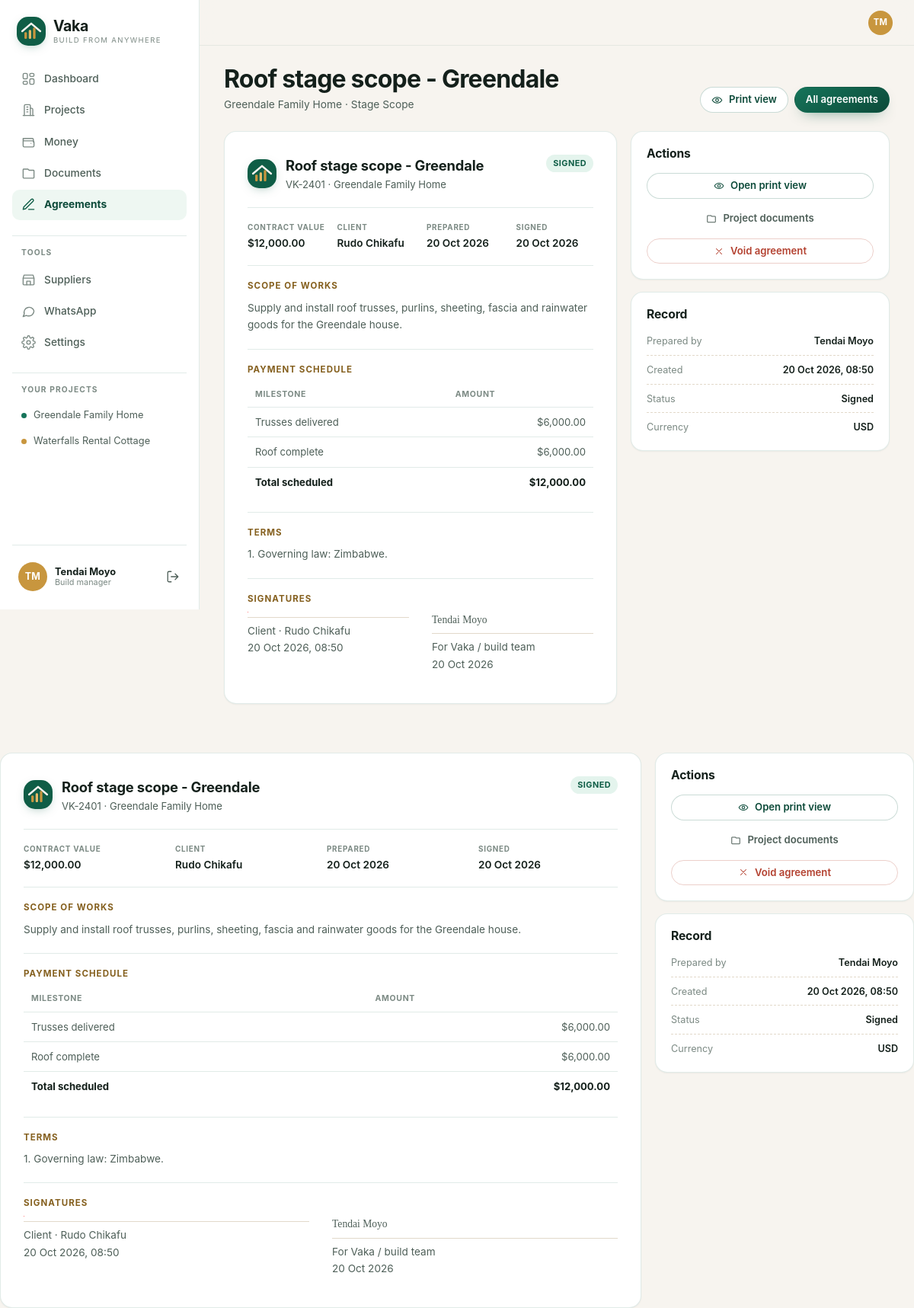
Page /app/agreements/989db2816b924ff3a33d (signed in) on the committed database.
### tables this page shows
CREATE TABLE projects (
  id TEXT PRIMARY KEY,
  code TEXT NOT NULL UNIQUE,
  name TEXT NOT NULL,
  description TEXT,
  owner_id TEXT NOT NULL REFERENCES users(id) ON DELETE CASCADE,
  manager_id TEXT REFERENCES users(id),
  city TEXT DEFAULT 'Harare',
  suburb TEXT,
  stand_number TEXT,
  status TEXT NOT NULL DEFAULT 'planning',
  budget_cents INTEGER NOT NULL DEFAULT 0,
  start_date TEXT,
  target_date TEXT,
  created_at TEXT NOT NULL,
  updated_at TEXT NOT NULL
);

CREATE TABLE users (
  id TEXT PRIMARY KEY,
  name TEXT NOT NULL,
  email TEXT NOT NULL UNIQUE,
  password_hash TEXT NOT NULL,
  role TEXT NOT NULL DEFAULT 'client',
  phone TEXT,
  country TEXT,
  avatar_color TEXT NOT NULL DEFAULT '#0F5D46',
  created_at TEXT NOT NULL
);

CREATE TABLE agreements (
  id TEXT PRIMARY KEY,
  project_id TEXT NOT NULL REFERENCES projects(id) ON DELETE CASCADE,
  type TEXT NOT NULL DEFAULT 'build_contract',
  title TEXT NOT NULL,
  contract_value_cents INTEGER NOT NULL DEFAULT 0,
  currency TEXT NOT NULL DEFAULT 'USD',
  scope TEXT NOT NULL,
  terms TEXT NOT NULL,
  payment_schedule TEXT NOT NULL DEFAULT '[]',
  client_name TEXT NOT NULL,
  client_signature TEXT,
  signed_at TEXT,
  status TEXT NOT NULL DEFAULT 'draft',
  created_by TEXT NOT NULL REFERENCES users(id),
  created_at TEXT NOT NULL
);

### routes_agreements.py (the view)
@bp.get("/app/agreements/<agreement_id>")
@login_required
def detail(agreement_id):
    agreement = query("SELECT * FROM agreements WHERE id = ?", (agreement_id,), one=True)
    if not agreement:
        abort(404)
    project = require_project(agreement["project_id"])
    try:
        schedule = json.loads(agreement["payment_schedule"] or "[]")
    except json.JSONDecodeError:
        schedule = []
    return render_template(
        "app/agreement_detail.html",
        title=agreement["title"],
        active="agreements",
        projects=accessible_projects(g.user),
        project=project,
        agreement=agreement,
        schedule=schedule,
        scheduled_total=sum(item.get("amountCents", 0) for item in schedule),
    )

### auth.py (called while the page is built, shortened)
def load_user():
    user_id = session.get("uid")
    g.user = (
        query(
            """SELECT id, name, email, role, phone, country, avatar_color, created_at
               FROM users WHERE id = ?""",
            (user_id,),
            one=True,
        )
        if user_id
        else None
    )

def csrf_token() -> str:
    token = session.get("csrf")
    if not token:
        token = secrets.token_urlsafe(32)
        session["csrf"] = token
    return token

def verify_csrf():
    if request.method not in {"POST", "PUT", "PATCH", "DELETE"}:
        return

def login_required(view):
    @wraps(view)
    def wrapped(*args, **kwargs):
        if g.user is None:
            return redirect(url_for("auth.login", next=request.full_path.rstrip("?")))
        return view(*args, **kwargs)
    return wrapped

def can_manage_project(user, project) -> bool:
    if not user or not project:
        return False
    return user["role"] == "admin" or project["owner_id"] == user["id"] or project["manager_id"] == user["id"]

def accessible_projects(user):
    if not user:
        return []
    if user["role"] == "admin":
        return query("SELECT * FROM projects ORDER BY created_at DESC")
    return query(
        """SELECT * FROM projects
           WHERE owner_id = ? OR manager_id = ?
           ORDER BY created_at DESC""",
        (user["id"], user["id"]),
    )

def require_project(project_id: str):
    project = query("SELECT * FROM projects WHERE id = ?", (project_id,), one=True)
    if not project or not can_manage_project(g.user, project):
        abort(404)
    return project

def initials(name: str) -> str:
    parts = [part for part in (name or "").split() if part]
    return "".join(part[0].upper() for part in parts[:2])

### db.py (called while the page is built)
def get_db() -> sqlite3.Connection:
    if "db" not in g:
        connection = sqlite3.connect(
            current_app.config["DATABASE"],
            timeout=15,
            detect_types=sqlite3.PARSE_DECLTYPES,
        )
        connection.row_factory = sqlite3.Row
        connection.execute("PRAGMA foreign_keys = ON")
        connection.execute("PRAGMA journal_mode = WAL")
        g.db = connection
    return g.db

def query(sql: str, args=(), one: bool = False):
    cursor = get_db().execute(sql, args)
    rows = [dict(row) for row in cursor.fetchall()]
    cursor.close()
    if one:
        return rows[0] if rows else None
    return rows

### money.py (called while the page is built)
def format_money(cents: int | None) -> str:
    value = (cents or 0) / 100
    return f"${value:,.2f}"

### templates/app/agreement_detail.html (shortened to what this page needs)
{% extends "app/base.html" %}
{% block page_title %}{{ agreement.title }}{% endblock %}
{% block page_subtitle %}<p class="page-subtitle">{{ project.name }} · {{ agreement.type|replace('_', ' ')|title }}</p>{% endblock %}
{% block page_actions %}
  <a class="btn btn-outline btn-sm" href="{{ url_for('agreements.print_view', agreement_id=agreement.id) }}" target="_blank">{{ icon('eye', 15) }} Print view</a>
  <a class="btn btn-primary btn-sm" href="{{ url_for('agreements.index', project=project.id) }}">All agreements</a>
{% endblock %}
{% block content %}
<div class="detail-grid">
  <div class="detail-main">
    <div class="card contract-doc">
      <div class="contract-doc-head">
        <div class="contract-doc-brand">
          {{ logo_mark(38) }}
          <div>
            <p class="contract-doc-title">{{ agreement.title }}</p>
            <p class="muted small">{{ project.code }} · {{ project.name }}</p>
          </div>
        </div>
        {{ badge(agreement.status) }}
      </div>
      <dl class="contract-doc-meta">
        <div><dt>Contract value</dt><dd>{{ agreement.contract_value_cents|money }}</dd></div>
        <div><dt>Client</dt><dd>{{ agreement.client_name }}</dd></div>
        <div><dt>Prepared</dt><dd>{{ agreement.created_at|date }}</dd></div>
        <div><dt>Signed</dt><dd>{{ agreement.signed_at|date if agreement.signed_at else 'Not yet' }}</dd></div>
      </dl>
      <section class="contract-section">
        <h3>Scope of works</h3>
        <p class="pre-wrap">{{ agreement.scope }}</p>
      </section>
      <section class="contract-section">
        <h3>Payment schedule</h3>
        {% if schedule %}
          <table class="table">
            <thead><tr><th>Milestone</th><th class="align-right">Amount</th></tr></thead>
            <tbody>
              {% for item in schedule %}
                <tr>
                  <td>{{ item.label }}</td>
                  <td class="align-right">{{ item.amountCents|money }}</td>
                </tr>
              {% endfor %}
            </tbody>
            <tfoot>
              <tr>
                <td>Total scheduled</td>
                <td class="align-right {{ 'neg' if scheduled_total != agreement.contract_value_cents }}">{{ scheduled_total|money }}</td>
              </tr>
            </tfoot>
          </table>
        {% else %}
          <p class="muted">No milestones captured.</p>
        {% endif %}
      </section>
      <section class="contract-section">
        <h3>Terms</h3>
        <p class="pre-wrap">{{ agreement.terms }}</p>
      </section>
      <section class="contract-section">
        <h3>Signatures</h3>
        <div class="signature-grid">
          <div class="signature-block">
            <p class="signature-line">Client · {{ agreement.client_name }}</p>
            <p class="mini-meta">{{ agreement.signed_at|datetime if agreement.signed_at else '' }}</p>
          </div>
          <div class="signature-block">
            <p class="signature-name">{{ user.name }}</p>
            <p class="signature-line">For Vaka / build team</p>
            <p class="mini-meta">{{ agreement.created_at|date }}</p>
          </div>
        </div>
      </section>
    </div>
  </div>
  <aside class="detail-side">
    <div class="card">
      <div class="card-head"><h2>Actions</h2></div>
      <div class="stack-sm">
        <a class="btn btn-outline btn-block btn-sm" href="{{ url_for('agreements.print_view', agreement_id=agreement.id) }}" target="_blank">{{ icon('eye', 14) }} Open print view</a>
        <a class="btn btn-ghost btn-block btn-sm" href="{{ url_for('documents.index', project=project.id) }}">{{ icon('folder', 14) }} Project documents</a>
        {% if agreement.status != 'void' %}
          <form method="post" action="{{ url_for('agreements.void', agreement_id=agreement.id) }}" data-confirm="Mark this agreement as void? The record stays in the project log.">
            <button class="btn btn-danger-ghost btn-block btn-sm" type="submit">{{ icon('close', 14) }} Void agreement</button>
          </form>
        {% endif %}
      </div>
    </div>
    <div class="card">
      <div class="card-head"><h2>Record</h2></div>
      <dl class="fact-list">
        <div><dt>Prepared by</dt><dd>{{ user.name }}</dd></div>
        <div><dt>Created</dt><dd>{{ agreement.created_at|datetime }}</dd></div>
        <div><dt>Status</dt><dd>{{ agreement.status|replace('_', ' ')|title }}</dd></div>
        <div><dt>Currency</dt><dd>{{ agreement.currency }}</dd></div>
      </dl>
    </div>
  </aside>
</div>
{% endblock %}

### templates/app/base.html (shortened to what this page needs)
{% extends "base.html" %}
{% block body_class %}app{% endblock %}
{% block chrome %}
<div class="shell">
  {% include "partials/sidebar.html" %}
  <div class="shell-main">
    <header class="topbar">
      <a class="avatar avatar-sm" href="{{ url_for('settings.index') }}" style="background:{{ user.avatar_color }}" aria-label="Your profile">
        {{ user.name|initials }}
      </a>
    </header>
    <main class="content" id="main">
      <div class="page-head">
        <div>
          <h1 class="page-title">{% block page_title %}{{ title }}{% endblock %}</h1>
          {% block page_subtitle %}{% endblock %}
        </div>
        <div class="page-actions">{% block page_actions %}{% endblock %}</div>
      </div>
      {% block content %}{% endblock %}
    </main>
  </div>
</div>
{% endblock %}

### templates/base.html (shortened to what this page needs)
<!doctype html>
<html lang="en">
<head>
  <link rel="stylesheet" href="{{ url_for('static', filename='css/app.css') }}" />
  <link rel="stylesheet" href="{{ url_for('static', filename='css/portal.css') }}" />
</head>
<body class="{% block body_class %}{% endblock %}">
  {% block chrome %}{% endblock %}
  <main id="main">
    {% block content %}{% endblock %}
  </main>
</body>
</html>

### templates/partials/sidebar.html (shortened to what this page needs)
<aside class="sidebar" id="sidebar" aria-label="Workspace">
  <div class="sidebar-top">
    {{ brand('/app') }}
  </div>
  <nav class="sidebar-nav">
    {% for item in nav_items[:5] %}
      <a class="nav-link {% if active == item.key %}is-active{% endif %}" href="{{ item.href }}">
        {{ icon(item.icon, 19) }}<span>{{ item.label }}</span>
      </a>
    {% endfor %}
  </nav>
  <div class="sidebar-section">
    <p class="sidebar-label">Tools</p>
    <nav class="sidebar-nav">
      {% for item in nav_items[5:] %}
        <a class="nav-link {% if active == item.key %}is-active{% endif %}" href="{{ item.href }}">
          {{ icon(item.icon, 19) }}<span>{{ item.label }}</span>
        </a>
      {% endfor %}
    </nav>
  </div>
  <div class="sidebar-section sidebar-projects">
    <p class="sidebar-label">Your projects</p>
    {% if projects %}
      {% for item in projects[:4] %}
        <a class="side-project" href="{{ url_for('projects.detail', project_id=item.id) }}">
          <span class="project-dot tone-{{ loop.index0 % 4 + 1 }}"></span>
          <span class="side-project-name">{{ item.name }}</span>
        </a>
      {% endfor %}
    {% else %}
      <p class="sidebar-empty">No projects yet.</p>
    {% endif %}
  </div>
  <div class="sidebar-foot">
    <a class="user-card" href="{{ url_for('settings.index') }}">
      <span class="avatar" style="background:{{ user.avatar_color }}">{{ user.name|initials }}</span>
      <span class="user-card-text">
        <span class="user-card-name">{{ user.name }}</span>
        <span class="user-card-role">{{ 'Build manager' if user.role == 'manager' else 'Client' }}</span>
      </span>
    </a>
    <form method="post" action="{{ url_for('auth.logout') }}" class="logout-form">
      <button class="icon-btn" type="submit" aria-label="Sign out" title="Sign out">{{ icon('logout', 18) }}</button>
    </form>
  </div>
</aside>

### rows in the picture
projects: name "Greendale Family Home", code "VK-2401 VK-2401", name "Greendale Family Home Greendale Family Home"
projects: name "Waterfalls Rental Cottage"
users: name|initials "TM", name "Tendai Moyo", role "Build manager", name "Tendai Moyo Tendai Moyo"
agreements: title "Roof stage scope - Greendale", type "Stage Scope", title "Roof stage scope - Greendale Roof stage scope - Greendale", status "SIGNED SIGNED", contract_value_cents "$12,000.00 $12,000.00", client_name "Rudo Chikafu Rudo Chikafu", created_at "20 Oct 2026 20 Oct 2026", signed_at "20 Oct 2026 20 Oct 2026", scope "Supply and install roof trusses, purlins, sheeting, fascia and rainwater goods for the Greendale house. Supply and install roof trusses, purlins, sheeting, fascia and rainwater goods for the Greendale house.", terms "1. Governing law: Zimbabwe. 1. Governing law: Zimbabwe.", signed_at "20 Oct 2026, 08:50 20 Oct 2026, 08:50", created_at "20 Oct 2026, 08:50 20 Oct 2026, 08:50", status "Signed Signed", currency "USD USD"

### other values in the picture
{{ brand('/app') }} "Vaka BUILD FROM ANYWHERE"
{{ item.label }} "Dashboard" "Projects" "Money" "Documents" "Agreements"
{{ item.label }} "Suppliers" "WhatsApp" "Settings"
{{ item.label }} "Trusses delivered" "Roof complete" "Trusses delivered" "Roof complete"
{{ item.amountCents|money }} "$6,000.00" "$6,000.00" "$6,000.00" "$6,000.00"
{{ scheduled_total|money }} "$12,000.00 $12,000.00"
